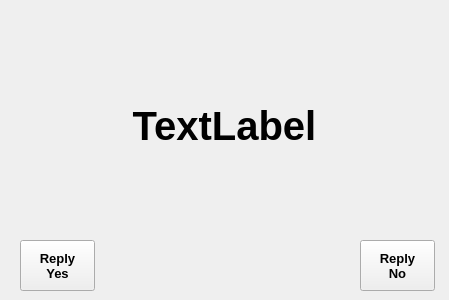
<?xml version="1.0" encoding="UTF-8"?>
<ui version="4.0">
 <class>QSYMessage</class>
 <widget class="QWidget" name="QSYMessage">
  <property name="geometry">
   <rect>
    <x>0</x>
    <y>0</y>
    <width>449</width>
    <height>300</height>
   </rect>
  </property>
  <property name="minimumSize">
   <size>
    <width>449</width>
    <height>300</height>
   </size>
  </property>
  <property name="maximumSize">
   <size>
    <width>449</width>
    <height>300</height>
   </size>
  </property>
  <property name="windowTitle">
   <string>Decodium 3 FT2</string>
  </property>
  <widget class="QLabel" name="label">
   <property name="geometry">
    <rect>
     <x>3</x>
     <y>10</y>
     <width>443</width>
     <height>231</height>
    </rect>
   </property>
   <property name="font">
    <font>
     <pointsize>30</pointsize>
     <bold>true</bold>
    </font>
   </property>
   <property name="text">
    <string>TextLabel</string>
   </property>
   <property name="scaledContents">
    <bool>true</bool>
   </property>
   <property name="alignment">
    <set>Qt::AlignCenter</set>
   </property>
   <property name="wordWrap">
    <bool>true</bool>
   </property>
  </widget>
  <widget class="QPushButton" name="yesButton">
   <property name="geometry">
    <rect>
     <x>20</x>
     <y>240</y>
     <width>75</width>
     <height>51</height>
    </rect>
   </property>
   <property name="font">
    <font>
     <pointsize>10</pointsize>
     <bold>true</bold>
    </font>
   </property>
   <property name="text">
    <string>Reply 
Yes</string>
   </property>
  </widget>
  <widget class="QPushButton" name="noButton">
   <property name="geometry">
    <rect>
     <x>360</x>
     <y>240</y>
     <width>75</width>
     <height>51</height>
    </rect>
   </property>
   <property name="font">
    <font>
     <pointsize>10</pointsize>
     <bold>true</bold>
    </font>
   </property>
   <property name="text">
    <string>Reply 
No</string>
   </property>
  </widget>
 </widget>
 <resources/>
 <connections/>
</ui>
